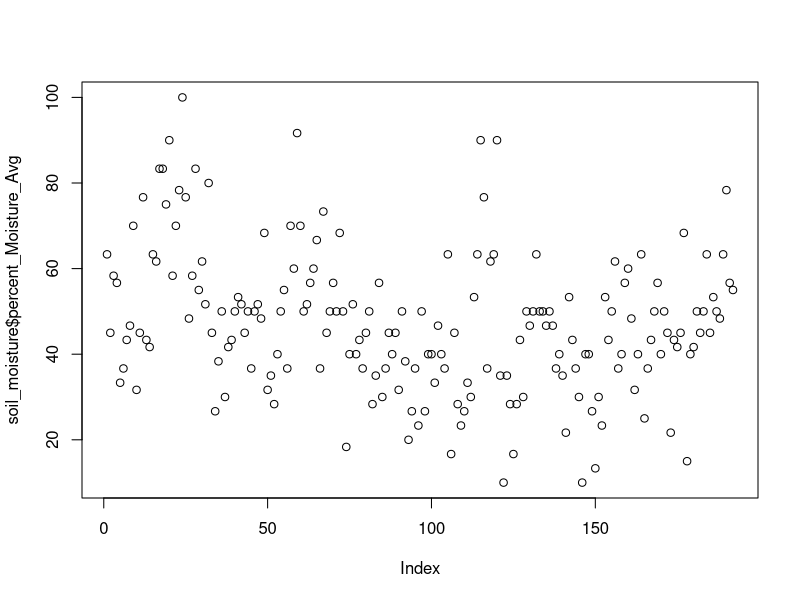
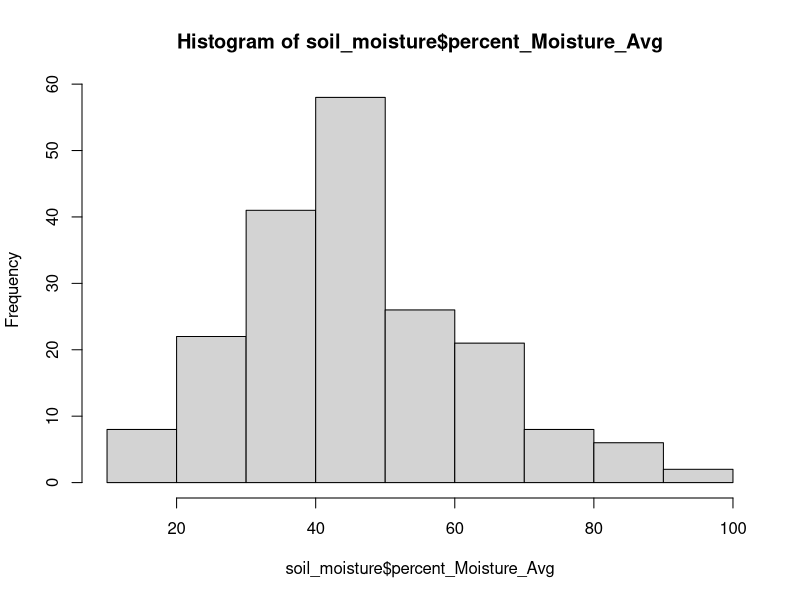
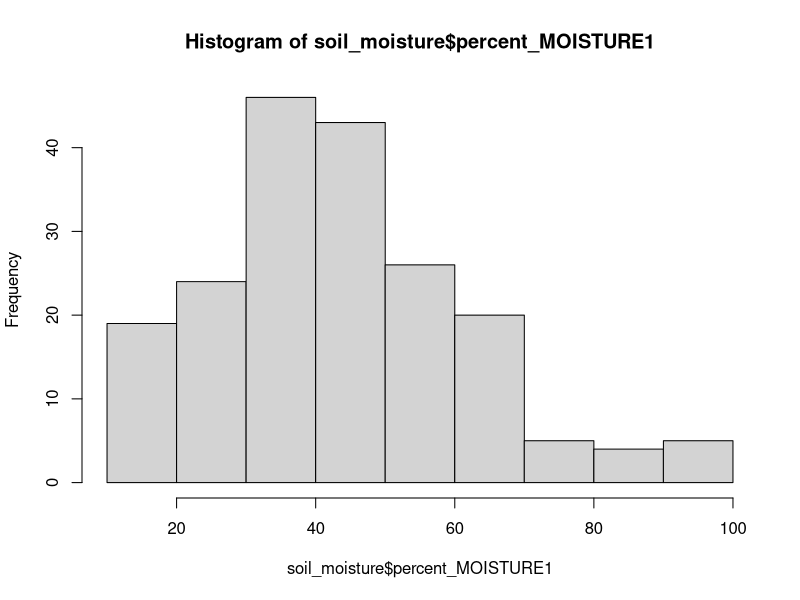
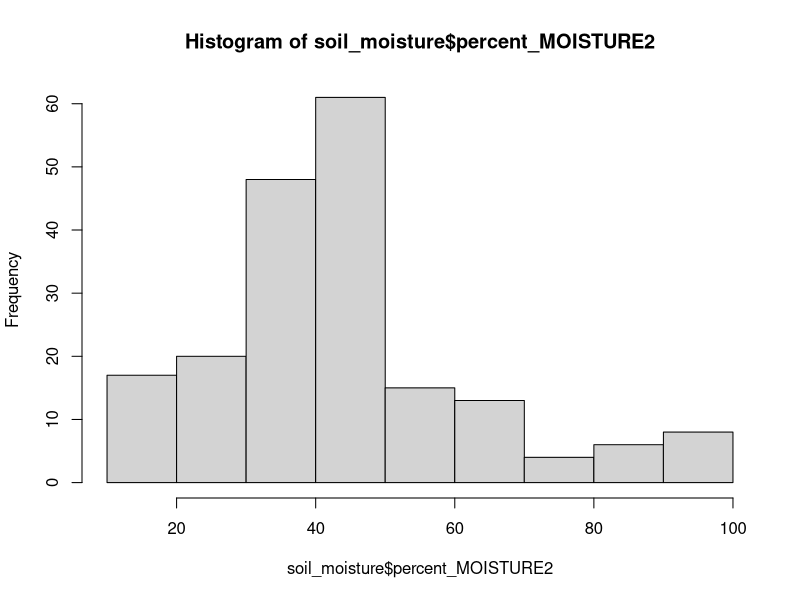
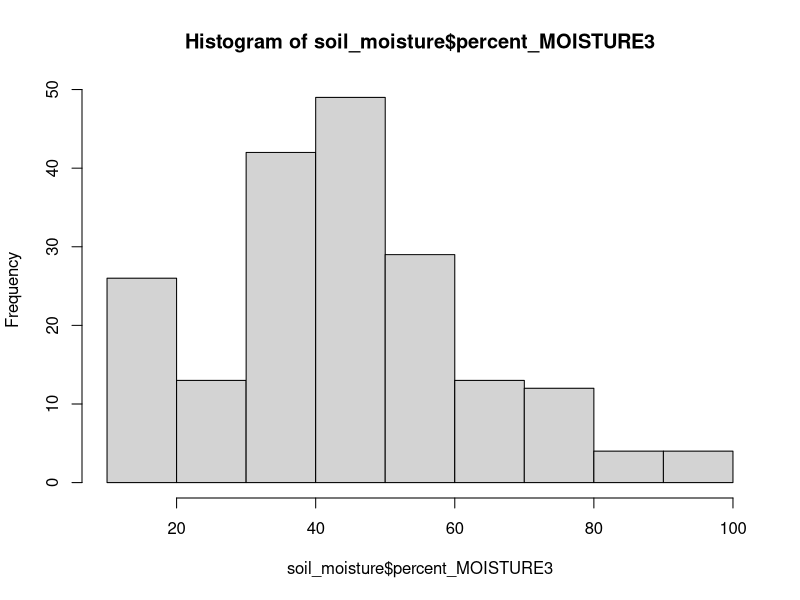
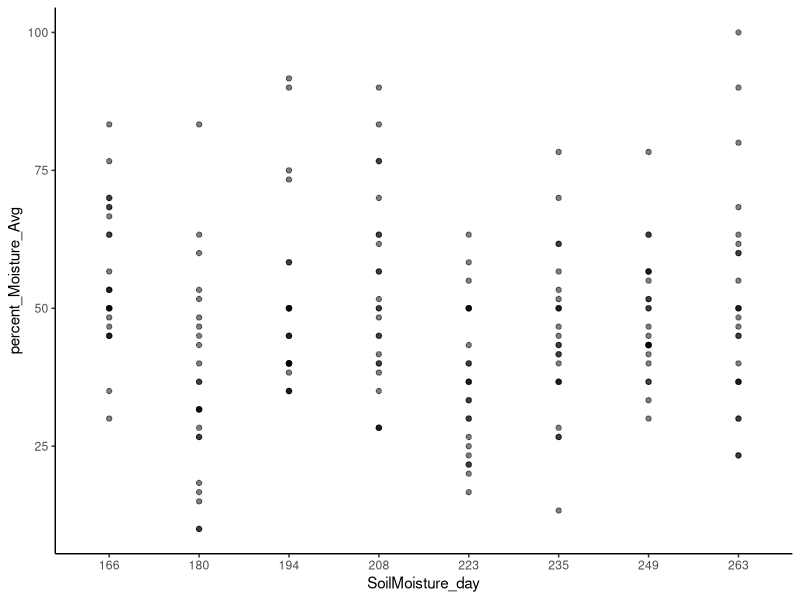
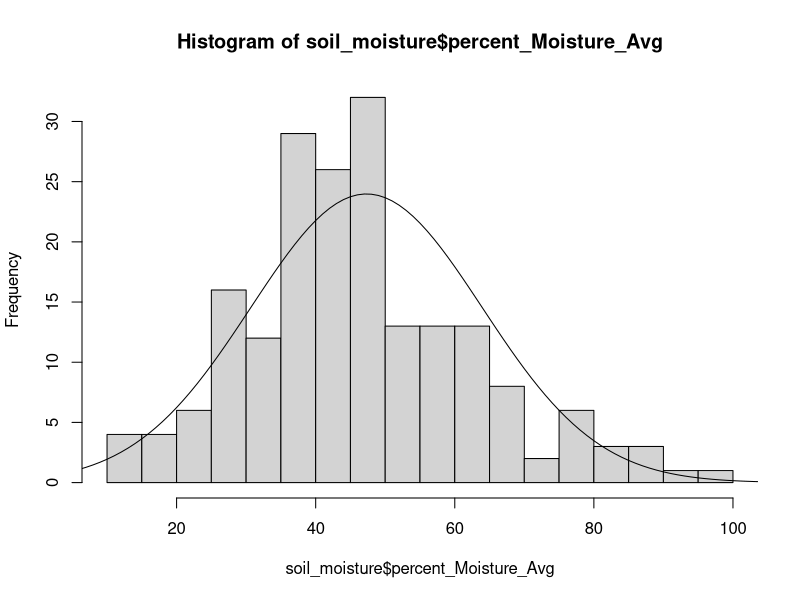

R code for these plots, in order: (Note: this script raises an error after producing the figures.)
# Aaron Tayal
# Sept 24, 2024
# Exploratory data visualization of environmental variables recorded at 
# Powdermill Nature Reserve in the tornado/salvage areas

library(ggplot2)
library(dplyr)
library(lubridate)

# Soil moisture ################################################################

soil_moisture_0 <- read.csv("Aaron_PNR_formatted_csvs/Aaron_formatted_Soil_moisture_PNR_ENV_2022.csv")
soil_moisture_0$SoilMoisture_day <- as.factor(yday(soil_moisture_0$SoilMoisture_Date))

# Information on the transect groups and areas of each trap
trap_locations <- read.csv("Aaron_PNR_formatted_csvs/Aaron_formatted_PNR_PitfallTrapLocations_2015.csv",
                           colClasses = c("integer", "integer", "factor", "factor", "factor", "numeric", "numeric"))
soil_moisture <- right_join(trap_locations, soil_moisture_0, by="Plot")

summary(soil_moisture)
plot(soil_moisture$percent_Moisture_Avg)
hist(soil_moisture$percent_Moisture_Avg)
hist(soil_moisture$percent_MOISTURE1)
hist(soil_moisture$percent_MOISTURE2)
hist(soil_moisture$percent_MOISTURE3)

ggplot(data=soil_moisture, aes(x=SoilMoisture_day, 
                               y=percent_Moisture_Avg)) +
  geom_point(alpha=0.5) + theme_classic()

# Idea: make a Parallel coordinates plot

# How much variation in soil moisture is related to forest disturbance
# type (undisturbed, wind-disturbed, or salvage-logged)? How much variation
# is related to transect? How much variation is related to date of measurement?

# Calculate the variance of percent soil moisture (averaging the three readings):
overall_var <- var(soil_moisture$percent_Moisture_Avg)
overall_mean <- mean(soil_moisture$percent_Moisture_Avg)
x_values <- -25:125
# Prob. density function of normal distribution:
y_values <- dnorm(x_values, overall_mean, sqrt(overall_var))
histogram <- hist(soil_moisture$percent_Moisture_Avg, plot=FALSE, breaks=20)
plot(histogram)
lines(x=x_values, y=1000*y_values)

# I think a normal distribution fits the data fairly well (subjectively).
ggplot(data=soil_moisture, aes(x=Treatment, y=percent_Moisture_Avg)) +
         geom_jitter(height=0, width=0.1, alpha=0.5)
# However, the above graph suggests that the within-group variance of 
# wind-disturbed plots (with multiple sample dates as separate replicates)
# is greater than that of salvage-logged plots. 

# Verify my observation by looking at the variances:
soil_moisture_by_treatment <- soil_moisture %>% group_by(Treatment) %>% 
  summarise(mean_moisture = mean(percent_Moisture_Avg),
            var_moisture = var(percent_Moisture_Avg),
            n_moisture = n())
soil_moisture_by_treatment

# Does this pattern still hold after taking the mean soil moisture for each plot 
# over the whole season?
soil_moisture_by_plot <- soil_moisture %>% group_by(Plot) %>% 
  summarise(Treatment = first(Treatment),
            mean_moisture = mean(percent_Moisture_Avg),
            var_moisture = var(percent_Moisture_Avg),
            n_moisture = n())
ggplot(data=soil_moisture_by_plot, aes(x=Treatment, y=mean_moisture)) +
  geom_jitter(height=0, width=0.1, alpha=0.5)
# Yes, the pattern still holds that wind-disturbed sites seem more heterogeneous
# in their soil moisture compared to salvaged sites.

# Ground cover #################################################################

cover <- read.csv("Aaron_PNR_formatted_csvs/Aaron_formatted_percent_cover_PNR_ENV_2022.csv")
# It seems that the ground cover was evaluated four times in 2022: in June, 
# July, August, and September

cover$Treatment <- as.factor(cover$Treatment)
cover$Plot <- as.factor(cover$Plot)
cover$Date <- as.factor(cover$Date)
cover$day_of_year <- yday(cover$Date_yyyy.mm.dd)

# What happens if you add up all the cover values?
cover$total_cover <- cover$VegAvg + cover$LitterAvg + cover$BareGAvg +
  cover$FWDAvg + cover$CWDAvg + cover$RockAvg

cover$total_cover1 <- cover$Veg1 + cover$Litter1 + cover$BareG1 +
  cover$FWD1 + cover$CWD1 + cover$Rock1

cover$total_cover2 <- cover$Veg2 + cover$Litter2 + cover$BareG2 +
  cover$FWD2 + cover$CWD2 + cover$Rock2

# I found a typo in the data: 
cover[cover$Date == "Aug 11 2022" & cover$Plot == 52, "Veg2"] # says 660
# It seems like this should have been 60%, not 660%
typo_row <- which(cover$Date == "Aug 11 2022" & cover$Plot == 52)
cover[typo_row, "total_cover2"] # says 700
cover[typo_row, "Veg2"] <- 60
cover[typo_row, "Veg1"]
cover[typo_row, "VegAvg"] <- 50

cover$total_cover <- cover$VegAvg + cover$LitterAvg + cover$BareGAvg +
  cover$FWDAvg + cover$CWDAvg + cover$RockAvg

cover$total_cover1 <- cover$Veg1 + cover$Litter1 + cover$BareG1 +
  cover$FWD1 + cover$CWD1 + cover$Rock1

cover$total_cover2 <- cover$Veg2 + cover$Litter2 + cover$BareG2 +
  cover$FWD2 + cover$CWD2 + cover$Rock2

# Plot some histograms:
hist(cover$VegAvg, breaks=10) # vegetation cover ranges from 0 to 100%, with
# most measurements around 10-60%
hist(cover$LitterAvg, breaks=10) # Litter ranges from 0 to 90%, with measurements
# fairly evenly distributed in that range
hist(cover$BareGAvg, breaks=10) # Bare ground seems relatively rare overall
hist(cover$FWDAvg, breaks=10) # Fine woody debris ranges from 0 to 25%, with most
# measurements being about 5 to 15% cover
hist(cover$CWDAvg, breaks=10) # CWD seems rare overall
hist(cover$RockAvg, breaks=10) # Rock cover ranges from 0 to ~30%, with the 
# majority of measurements in the 0-10% range

# Average across sample date: 
cover_by_plot <- cover %>% group_by(Plot) %>%
  summarize(Treatment = first(Treatment),
            VegAvg = mean(VegAvg),
            LitterAvg = mean(LitterAvg),
            BareGAvg = mean(BareGAvg),
            FWDAvg = mean(FWDAvg),
            CWDAvg = mean(CWDAvg),
            RockAvg = mean(RockAvg),
            VegHtAvg = mean(VegHtAvg))

# How does vegetation cover vary by treatment?
ggplot(data=cover_by_plot, aes(x=Treatment, y=VegAvg)) +
  geom_point(alpha=0.5) 
# I notice that Plot 49 (Salvaged) has a very high vegetation cover
# It is on the very southwest side of the whole area (see map)

# How does litter cover vary by treatment?
ggplot(data=cover_by_plot, aes(x=Treatment, y=LitterAvg)) +
  geom_point(alpha=0.5) 

# How does bare ground cover vary by treatment?
ggplot(data=cover_by_plot, aes(x=Treatment, y=BareGAvg)) +
  geom_jitter(alpha=0.5, width=0.05, height=0) 
# A few of the Salvaged and Windthrow plots appear to have slightly
# higher bare ground %s than all of the Forest plots

# How does fine woody debris cover vary by treatment?
ggplot(data=cover_by_plot, aes(x=Treatment, y=FWDAvg)) +
  geom_jitter(alpha=0.5, width=0.05, height=0) 

# How does coarse woody debris cover vary by treatment?
ggplot(data=cover_by_plot, aes(x=Treatment, y=CWDAvg)) +
  geom_jitter(alpha=0.5, width=0.05, height=0) 
# Although the percent cover of CWD is low in general, 
# it is suprising to me that a few of the forest plots have
# higher CWD %s than the windthrow or salvaged plots

# How does rock cover vary by treatment?
ggplot(data=cover_by_plot, aes(x=Treatment, y=RockAvg)) +
  geom_jitter(alpha=0.5, width=0.05, height=0) 

# Vegetation height ##############################################

# Did vegetation height increase over the growing season?
ggplot(data=cover, aes(x=day_of_year, y=VegHtAvg)) +
  geom_point(alpha=0.5)
veg_height_change <- lm(VegHtAvg ~ Date_yyyy.mm.dd, data=cover)
summary(veg_height_change)
# Vegetation height appears to slightly decrease over time, with
# lowest height in September

# How does vegetation height vary by treatment?
ggplot(data=cover_by_plot, aes(x=Treatment, y=VegHtAvg)) +
  geom_jitter(alpha=0.5, width=0.05, height=0) 
# Again, plot 49 has abnormally high vegetation height
# Some of the windthrow plots seem to have taller vegetation than the 
# salvaged or forest plots

# Canopy openness #############################################################

densi <- read.csv("Aaron_PNR_formatted_csvs/Aaron_formatted_canopy_openness_PNR_ENV_2022.csv")
densi$Treatment <- as.factor(densi$Treatment)

# How does canopy openness vary by treatment?
ggplot(data=densi, aes(x=Treatment, y=Densi.Total)) +
  geom_jitter(alpha=0.5, width=0.05, height=0) 
# Plot 49 has a very open canopy

ggplot(data=densi, aes(x=Treatment, y=Densi.Total)) +
  geom_jitter(alpha=0.5, width=0.05, height=0) +
  ylim(0,20)
# Also, some of the other salvaged and windthrow plots have slightly
# higher canopy openness than all the other forest plots



